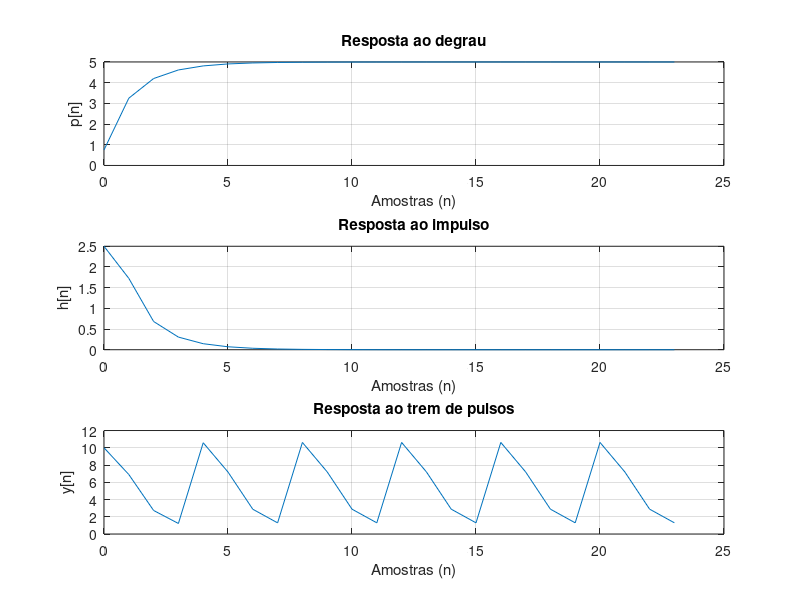

Reproduce this figure in MATLAB.
% Questao 1 a)
close all; clear variables; clc;
Ts = 1; %hora
K = 1;  % dosagem
N = 24; % amostras
xn = K*ones(1,N); 
ns = (0:N-1); % vetor de amostras
pn = xn .* (5*K*(1-0.6*((0.5).^ns) - (0.25*(0.2.^ns))));

subplot(3,1,1);
plot(ns,pn);
grid();
title('Resposta ao degrau');
ylabel('p[n]')
xlabel('Amostras (n)');

% Questao 1 b)
subplot(3,1,2);
hn  = gradient(pn);
plot(ns,hn);
title('Resposta ao impulso');
ylabel('h[n]')
xlabel('Amostras (n)');
grid();


% Questao 1 c)
subplot(3,1,3);
K = 4; % dosagem
xn = K .* repmat([1,0,0,0],1,6); % doses a cada 4 horas
y = conv(xn,hn); % convolução para obter resposta
plot(ns,y(1:N));
grid();
title('Resposta ao trem de pulsos');
ylabel('y[n]')
xlabel('Amostras (n)');

